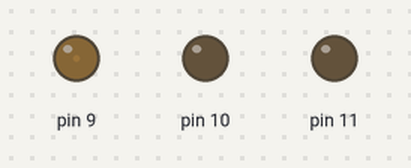
Recording of a program running on a simulated Arduino Uno, built with avr-gcc and run on an emulated ATmega328P. Parts: output pins drawn as LEDs (lit = HIGH).

Above: at 0.15 s.
At 4.98 s:
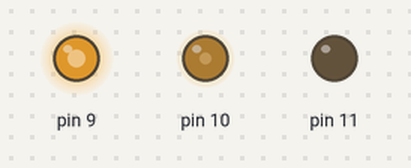
At 9.81 s:
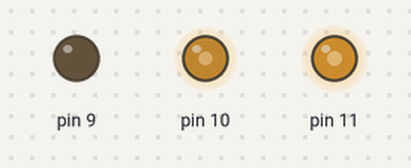
At 19.77 s:
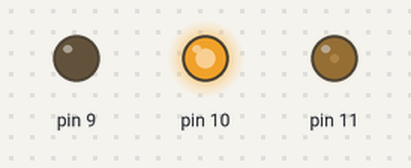
At 29.42 s:
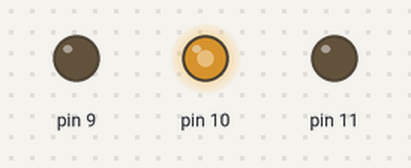
At 39.68 s:
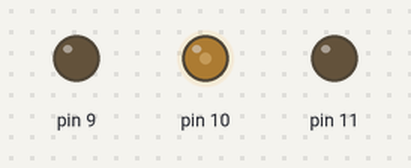
Timing chart, 0 to 40.0 s (numbered marks = the images above):
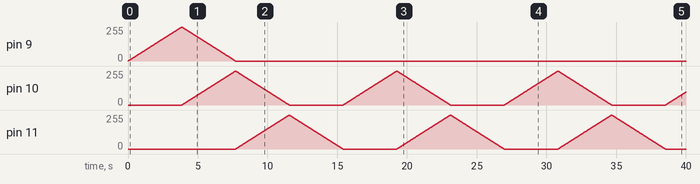

The program:

main.cpp
```cpp
#include <Arduino.h>
#include "Ticker.h"
#include "Orchestre.h"
#include "Broche.h"
#include "Couleur.h"

int note;

//Couleur c1 = Couleur(true,255,0,255); // 255, 100, 0
//Couleur c2 = Couleur(true,0,255,0); // 0, 100, 255


Couleur pCol = col[0];

Ticker *pOrchesTimer = nullptr;
Orchestre Bernstein = Orchestre(pCol, pOrchesTimer);
Ticker Timer = Ticker( [](){Bernstein.Melodie();}, 15, 0, MILLIS );

void setup()
{
    Serial.begin(115200);
    pOrchesTimer = &Timer;
    note = 100;
    Bernstein.Play(note);
}

void loop()
{
  Bernstein.Upd();
}
```

Broche.h
```cpp
#ifndef BROCHE_H
#define BROCHE_H

#include <Arduino.h> // Obligatoire sous PIO pour utiliser le framework Arduino

class Broche
{
    private:

    protected:


    public:
        int pin;
        unsigned int valeur;
        unsigned int seuil;
        // Constructeur
        Broche(String state, int pin, unsigned int valeur);

        // Méthodes (fonctions de la classe)
        void on();
        void off();
        void set();
        void set( int );
        void slide( unsigned int v=0 );
        void fadin();
        void fadout();
        bool seuilMax();
        bool seuilMin();
};

#endif
```

Couleur.h
```cpp
#ifndef COULEUR_H
#define COULEUR_H

#include <Arduino.h> // Obligatoire sous PIO pour utiliser le framework Arduino
#include "Broche.h"

const int R = 9; const int V = 10; const int B = 11;

class Couleur
{
    private:

    protected:


    public:

        bool state;
        Broche rouge;
        Broche vert;
        Broche bleu;

        // Constructeur
        Couleur(String, int r=0,int v=0,int b=0);

        // Méthodes (fonctions de la classe)
        bool equiv(  Couleur c );
        bool fadeto( Couleur c );
        bool fadin();
        bool fadout();
        bool plafond();
        bool plancher();
        void on();
        void off();
        void dbug();
};

#endif
```

Orchestre.h
```cpp
#ifndef ORCHESTRE_H
#define ORCHESTRE_H

#include <Arduino.h>
#include "Couleur.h"
#include "Ticker.h"

struct Arpege
{
    Couleur c;
    int Note;
};

const Couleur col[] =
{
    Couleur("Off",255,0,0),
    Couleur("Off",0,255,0),
    Couleur("Off",0,0,255)
};


class Orchestre
{
    private:

    protected:


    public:
        Couleur c;
        Ticker*& t;
        int Note;
        bool Mouvement;
        // Constructeur
        Orchestre(Couleur c, Ticker*& t);

        // Méthodes (fonctions de la classe)
        void Play( int n=0 );
        void Melodie();
        void Upd();
};

#endif
```

Broche.cpp
```cpp
#include "Broche.h"

Broche::Broche(String state, int pin, unsigned int valeur):pin(pin)
{
    pinMode(this->pin, OUTPUT);
    this->seuil = valeur;
    ( state == "Off") ? this->off():this->on();
}
//
void Broche::set(int v)
{
    this->valeur = v;
    this->set();
}
//
void Broche::set() { analogWrite(this->pin, this->valeur); }
//
void Broche::on() { this->set(this->seuil); }
//
void Broche::off() { this->set(0); }
//
void Broche::slide( unsigned int v )
{
    if ( this->valeur < v )
        this->valeur++;

    if ( this->valeur > v )
        this->valeur--;

    if ( this->valeur == v )
        this->seuil = v;

    this->set();
}
//
void Broche::fadin() { this->slide( this->seuil ); }
//
void Broche::fadout() { this->slide(); }
//
bool Broche::seuilMax() { return (this->valeur == this->seuil); }
//
bool Broche::seuilMin() { return (this->valeur == 0); }
```

Couleur.cpp
```cpp
#include "Couleur.h"

// Constructeur avec liste d'initialisation (plus rapide en C++)
Couleur::Couleur(String state, int r, int v, int b):rouge(state, R,r),vert(state, V,v),bleu(state, B,b)
{
    this->state = ( state == "Off" ) ? false : true;
    ( this->state ) ? this->on() : this->off();
}
//
bool Couleur::equiv( Couleur c )
{
    return( this->rouge.valeur == c.rouge.seuil && this->vert.valeur == c.vert.seuil && this->bleu.valeur == c.bleu.seuil );
}
bool Couleur::fadeto( Couleur c )
{
    this->rouge.slide( c.rouge.seuil );
    this->vert.slide( c.vert.seuil );
    this->bleu.slide( c.bleu.seuil );
    return this->equiv( c );
}
bool Couleur::fadin()
{
    this->rouge.fadin();
    this->vert.fadin();
    this->bleu.fadin();
    return this->plafond();
}
bool Couleur::fadout()
{
    this->rouge.fadout();
    this->vert.fadout();
    this->bleu.fadout();
    return this->plancher();
}
bool Couleur::plafond()
{
    return (this->rouge.seuilMax() && this->vert.seuilMax() && this->bleu.seuilMax() );
}
bool Couleur::plancher()
{
    return (this->rouge.seuilMin() && this->vert.seuilMin() && this->bleu.seuilMin() );
}
void Couleur::on()
{
    if ( !state )
    {
        this->rouge.on(); this->vert.on(); this->bleu.on();
        state = !state;
    }
}
void Couleur::off()
{
    if ( state )
    {
        this->rouge.off(); this->vert.off(); this->bleu.off();
        state = !state;
    }

}
void Couleur::dbug()
{
    Serial.println(String("") + this->rouge.valeur + " - " + this->vert.valeur + " - " + this->bleu.valeur );
}
```

Orchestre.cpp
```cpp
#include "Orchestre.h"
#include "Couleur.h"
#include "Ticker.h"

Orchestre::Orchestre( Couleur c, Ticker*& t):c(c), t(t)
{
}

void Orchestre::Play( int note )
{
    this->Note = note;
    this->t->start();
}
void Orchestre::Upd()
{
    this->t->update();
    if ( this->Mouvement )
    {
        this->Note++;
        if ( this->Note > 102 )
            this->Note = 99;
        this->Mouvement = false;
    }
}

void Orchestre::Melodie()
{
  switch (this->Note)
  {
    case 99:
      this->Mouvement = this->c.fadout();
    break;

    case 100:
      this->Mouvement = this->c.fadin();
    break;

    case 101:
      this->Mouvement = this->c.fadeto( col[1] );
    break;

    case 102:
      this->Mouvement = this->c.fadeto( col[2] );
    break;


    default:
    break;
  }
}
```

Measured:
- by itself, pin 9: rises from 0/255 to 255/255 in 3.8 s, then falls to 0/255 in 3.9 s
